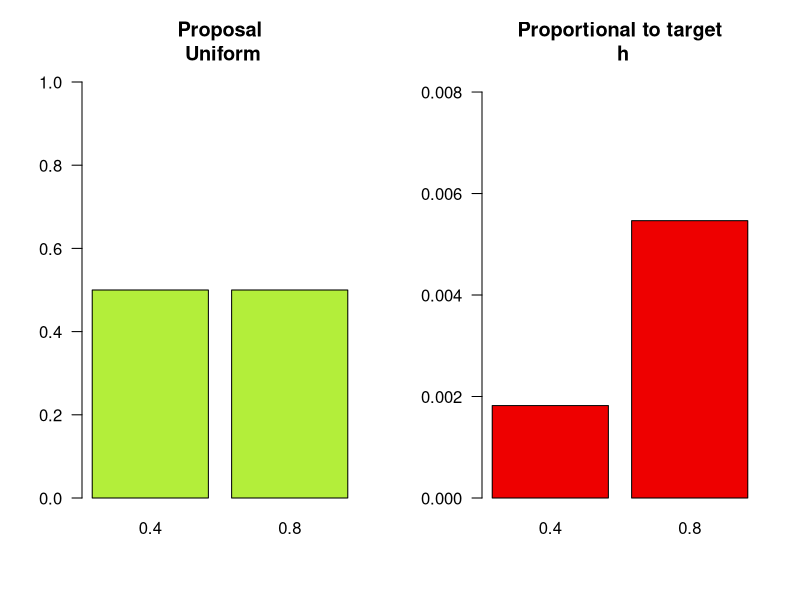
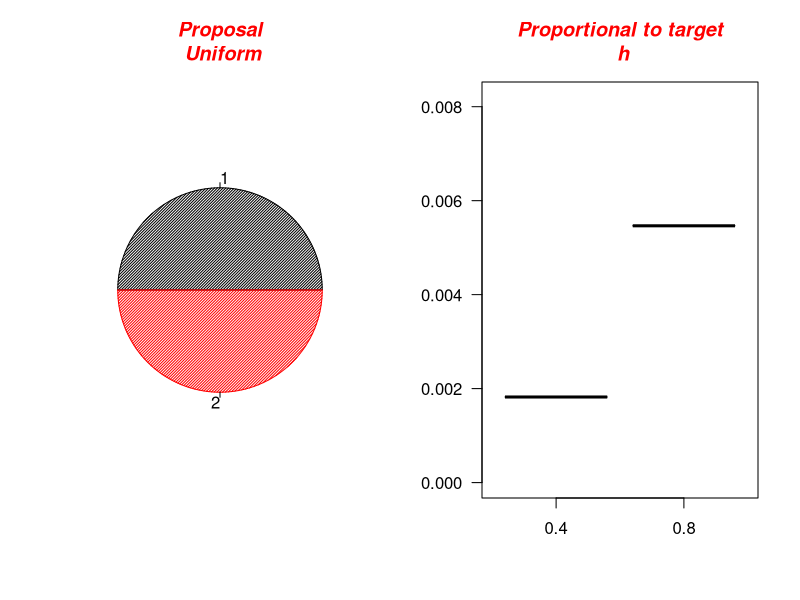
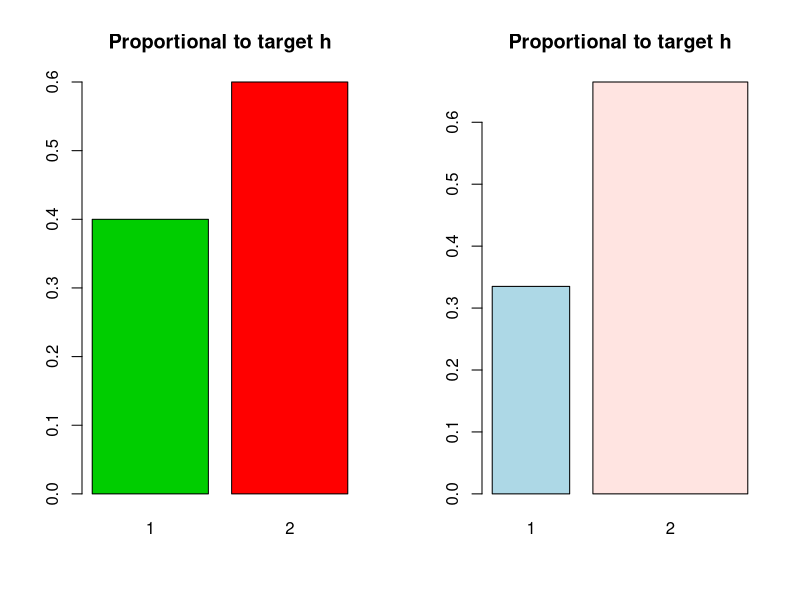
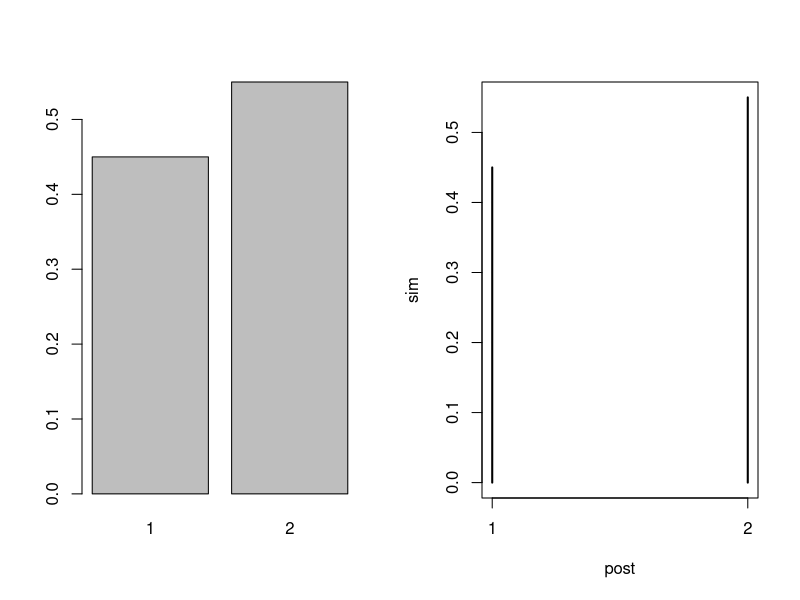

These figures' R source, in order: (Note: this script raises an error after producing the figures.)
## ---- chunk 1
knitr::opts_chunk$set(echo = TRUE)
## ---- chunk 2
cdbbox <- function(k = 1, lik, theta, h1="s"){ # k = 1...6
    # xtable for latex output
    if(!require(xtable)) install.packages(xtable)
    # rename the first and second components of the likelihood
    lik1 <- lik[1]
    lik2 <- lik[2]
    # Make a prior that has the desired characteristics
    # if h1 small "s" then ...else...
    ifelse(h1=="s", pi1 <- k/6*lik2/(lik1 + k/6 * lik2), 
           pi1 <- lik2/(lik2 + k/6 * lik1))
    # sum of probalities is 1
    prior <- c(pi1, 1- pi1)
    # lik <- c(lik1, lik2)
    h <- prior * lik
    # Bayes
    post <- h/sum(h)
    # make a matrix for the bayes box
    mat <- cbind(theta, prior, lik, h, post)
    rownames(mat) <- 1:length(lik)
    Totals <- c(NA, sum(prior), NA, sum(h), sum(post))
    mat2 <- rbind(mat, Totals)
    # Make plots 
     layout(matrix(c(1, 2), nr = 1, nc = 2, byrow = TRUE))
    # barplot(matrix(prior, nc=2, nr = 1, byrow = TRUE, 
    #                dimnames = list(c("Coin"), theta)),
    #                ylim =c(0, 1), las = 1, main = "Prior Not the Proposal")
            
    barplot(matrix(c(0.5, 0.5), nc = 2, nr = 1, byrow = TRUE,
                   dimnames = list(c("Coin"), theta)), 
                   ylim = c(0,1),col="olivedrab2",
                   las = 1, main = "Proposal\n Uniform")
    
    barplot(matrix(h, nc = 2, nr = 1, byrow = TRUE,
                   dimnames = list(c("Coin"),theta)), 
                   ylim = c(0, max(h) + 0.5*max(h)), 
                   las = 1,col="red2",
                   main = "Proportional to target\n h")
    
    # barplot(matrix(post, nc=2, nr = 1, byrow = TRUE,
    #                dimnames = list(c("Coin"), theta)),
    #                ylim = c(0,max(post)+0.5*max(post)),
    #                las = 1, col = "green3",
    #                main = "Posterior target /n post")
    # Return a list of useful objects
    return(list(bbox = mat2, latex=xtable(mat2, digits=6),
                mat = mat, h=h, h1=h1, k=k))
    
}
# retrive the function
cdbbox(k=2, lik=dbinom(x=4,size=10, prob=c(0.4, 0.8)),
       theta=c(0.4, 0.8), h1="s") -> result
result$bbox
result$k
## ---- chunk 3
cdbbox <- function(k = 1, lik, theta, h1="s"){ # k = 1...6
    # xtable for latex output
    if(!require(xtable)) install.packages(xtable)
    # rename the first and second components of the likelihood
    lik1 <- lik[1]
    lik2 <- lik[2]
    # Make a prior that has the desired characteristics
    # if h1 small "s" then ...else...
    ifelse(h1=="s", pi1 <- k/6*lik2/(lik1 + k/6 * lik2), 
           pi1 <- lik2/(lik2 + k/6 * lik1))
    # sum of probalities is 1
    prior <- c(pi1, 1- pi1)
    # lik <- c(lik1, lik2)
    h <- prior * lik
    # Bayes
    post <- h/sum(h)
    # make a matrix for the bayes box
    mat <- cbind(theta, prior, lik, h, post)
    rownames(mat) <- 1:length(lik)
    Totals <- c(NA, sum(prior), NA, sum(h), sum(post))
    mat2 <- rbind(mat, Totals)
    # Make plots 

                 
    pie(matrix(c(0.5, 0.5), nc = 2, nr = 1, byrow = TRUE,
                   dimnames = list(c("Coin"), theta)), 
                   ylim = c(0,1),col=c("black", "red"), density = 50,
                   las = 1)
                   title(main =list("Proposal\n Uniform", 
                                    col = "red", font = 4))
    
   boxplot(matrix(h, nc = 2, nr = 1, byrow = TRUE,
                   dimnames = list(c("Coin"),theta)), 
                   ylim = c(0, max(h) + 0.5*max(h)), 
                   las = 1)
                  title(main = list("Proportional to target\n h", 
                                    font = 4, col = "red"))
    layout(matrix(c(1, 2), nr = 1, nc = 2, byrow = TRUE))
    
    # Return a list of useful objects
    return(list(bbox = mat2, latex=xtable(mat2, digits=6),
                mat = mat, h=h, h1=h1, k=k))
    
}

# retrive the function
cdbbox(k=2, lik=dbinom(x=4,size=10, prob=c(0.4, 0.8)),
       theta=c(0.4, 0.8), h1="s") -> result
## ---- chunk 4
# This function relies on getthing h vectors that match E2
# Use cdbbox() to get the correct h vector
# Nothice the ... - this corresponds to the ... in the barplot
# you can use additional argument which pass to the barplot
coindie<-function(n=100, h=c(1/4,3/4),E2=c(5,6),init=1,...){
library(xtable)
dieset<-c()
dieset[1]<-"E1"
die<-function(n=1){
sample(1:6,size=n,replace=TRUE)
}

coin<-function(n=1){
sample(1:2,size=n,replace=TRUE)
}
face<-c()
alpha<-c() # holds acceptance probs
alpha[1]<-1
post<-c()# post sample
prop<-c() # vec of proposed states 1s and 2s
prop[1]=init # initial state
post[1]=prop[1]
dice<-c()
dice[1]<-die()

for(i in 2:n){ # starts at 2 because initial value given above
prop[i]<-coin()
alpha[i]=min(1,h[prop[i]]/h[post[i-1]])

dice[i]<-die()
ifelse(alpha[i]==1,dieset[i]<-"E1",dieset[i]<-"E2")
# is x an element of set y
if(alpha[i]==1 | (is.element(dice[i],E2) & alpha[i]!=1)){post[i]<-prop[i]}
else{post[i]<-post[i-1]}
 }  
res<-matrix(c(prop,round(alpha,2),dieset,dice,post ),nc=5,nr=n,byrow=FALSE,dimnames=list(1:n,c("proposal","alpha", "E","dice","post")))
sim<-table(post)/n
postexact<-h/sum(h)
barplot(sim,..., main = "Proportional to target h", col =c( "green3", "red"))
return(list(iter=res,sim=sim,postexact=postexact,post=post,xtable=xtable(res,dig=1)) )
}

# retrive the function
coindie(n = 10, h=c(0.6, 0.4), E2 = c(2, 3, 4, 5))
## ---- chunk 5
coindie<-function(n=100, h=c(1/4,3/4),E2=c(5,6),init=1,...){
library(xtable)
dieset<-c()
dieset[1]<-"E1"
die<-function(n=1){
sample(1:6,size=n,replace=TRUE)
}

coin<-function(n=1){
sample(1:2,size=n,replace=TRUE)
}
face<-c()
alpha<-c() # holds acceptance probs
alpha[1]<-1
post<-c()# post sample
prop<-c() # vec of proposed states 1s and 2s
prop[1]=init # initial state
post[1]=prop[1]
dice<-c()
dice[1]<-die()

for(i in 2:n){ # starts at 2 because initial value given above
prop[i]<-coin()
alpha[i]=min(1,h[prop[i]]/h[post[i-1]])

dice[i]<-die()
ifelse(alpha[i]==1,dieset[i]<-"E1",dieset[i]<-"E2")
# is x an element of set y
if(alpha[i]==1 | (is.element(dice[i],E2) & alpha[i]!=1)){post[i]<-prop[i]}
else{post[i]<-post[i-1]}
 }  
res<-matrix(c(prop,round(alpha,2),dieset,dice,post ),nc=5,nr=n,byrow=FALSE,dimnames=list(1:n,c("proposal","alpha", "E","dice","post")))
sim<-table(post)/n
postexact<-h/sum(h)
barplot(sim,..., main = "Proportional to target h", col =c( "lightblue", "mistyrose"),
        angle = 90, width = c(5, 10))
return(list(iter=res,sim=sim,postexact=postexact,post=post,xtable=xtable(res,dig=1)) )

}

result2 <- coindie(n = 200, h = result$h, E2 = 1:result$k)

## ---- chunk 6
simR <- function(n, init = 0.5, h=c(0.03344302, 0.06165627)){
alpha<-c() # holds transition probs
alpha[1]<-1
u<-c() # holds uniform values
u[1]<-1
post<-c()# post sample
prop<-c() # vec of proposed states 1s and 2s
prop[1]=1 # initial state
post[1]=prop[1]
for(i in 2:n){ # starts at 2 because initial value given above
# proposal state 
prop[i]=sample(1:length(h),1,replace=TRUE)
# calculate alpha
# notice h[prop[i]] gives the actual value of h
alpha[i]=min(1,h[prop[i]]/h[post[i-1]])
# to calculate accepting proposal with prob alpha
# select a random value from  a uniform (0,1)
u[i]=runif(1)
if(u[i]<=alpha[i]){post[i]<-prop[i]}
else{post[i]<-post[i-1]}
}
res<-matrix(c(prop,u,alpha,post ),nc=4,nr=n,byrow=FALSE)
sim<-table(post)/n

barplot(sim)
plot(sim)
postexact<-h/sum(h)
# The returned output is a list 
# Use obj$ to obtain whatever interests you
return(list(iter=res,sim=sim,postexact=postexact,post=post)) -> a
}
simR(40)
a
hist(a$post, freq = FALSE)
## ---- chunk 7
# Again for the discrete case
simRQ<-function(n=1000,init=1, h=c(1,1),pr=c(1,1)/2,...){
alpha<-c() # holds transition probs
alpha[1]<-1
u<-c() # holds uniform values
u[1]<-1
post<-c()# post sample
prop<-c() # vec of proposed states 1s and 2s etc
prop[1]=init # initial state
post[1]=prop[1]
q<-function(x){pr[x]}
for(i in 2:n){ # starts at 2 because initial value given above
#make a sample from the proposal
sample(1:length(h),1,replace=TRUE,prob=pr)->prop[i]
#Calculate alpha adjusting for the proposal being non uniform
alpha[i]=min(1,h[prop[i]]*q(post[i-1])/(h[post[i-1]]*q(prop[i])))
# now choose the proposal with probability alpha
u[i]=runif(1)
if(u[i]<=alpha[i]){post[i]<-prop[i]}
else{post[i]=post[i-1]}
}
res<-matrix(c(prop,u,alpha,post ),nc=4,nr=n,byrow=FALSE,dimnames=list(1:n,c("prop","u","alpha","post")))
sim<-table(post)/n
postexact<-h/sum(h)
barplot(sim,...)
hist(post, freq = FALSE)
tmp<-c()
ifelse(length(res[,1])>=20,tmp<-res[1:20,],tmp<-res)
return(list(iter=tmp,sim=sim,post=postexact) )
}
# not sure what pr is 
simRQ(1000, h = c(3, 1), pr = c(1, 2)/3) -> ans1
hist(ans1$iter[,3], freq = FALSE)

## ---- chunk 8
simRC<-function(n=10,init=0.5, h=function(theta){dunif(theta)*dbinom(x=4,size=10,prob=theta)},a=3,b=4){
#dbeta(x, shape1, shape2, ncp = 0, log = FALSE)
alpha<-c() # holds transition probs
alpha[1]<-1
u<-c() # holds uniform values
u[1]<-1
post<-c()# post sample
prop<-c() # vec of proposed states 1s and 2s
prop[1]=init # initial state
post[1]=prop[1]
q=function(x){dbeta(x,a,b)}
for(i in 2:n){ # starts at 2 because initial value given above
rbeta(1,a,b)->prop[i]

alpha[i]=min(1,h(prop[i])*q(post[i-1])/(h(post[i-1])*q(prop[i])))
u[i]=runif(1)
ifelse(u[i]<=alpha[i],post[i]<-prop[i],post[i]<-post[i-1])
}
res<-matrix(c(prop,u,alpha,post ),nc=4,nr=n,byrow=FALSE,dimnames=list(1:n,c("prop","u","alpha","post")))
hist(post, freq=FALSE)
return(list(matrix=res,summary=summary(post)) )
}

simRC(10000)
